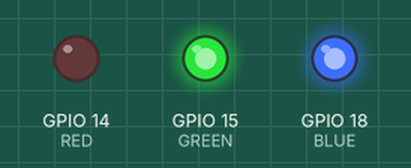
A program run on a simulated Raspberry Pi (BCM pin numbers). On the bench: output pins drawn as LEDs (lit = HIGH). At 15.0 s the program stops and its outputs stay as they are.

Above: at 0.1 s.
At 7.1 s:
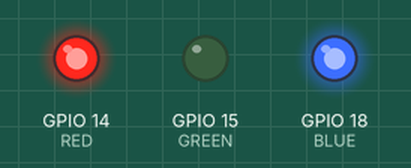
At 11.1 s:
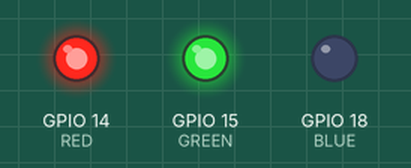
At 15.1 s:
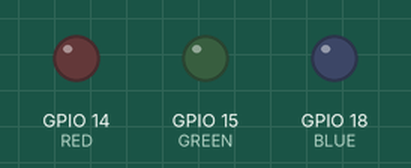
Timing chart, 0 to 16.5 s (numbered marks = the images above):
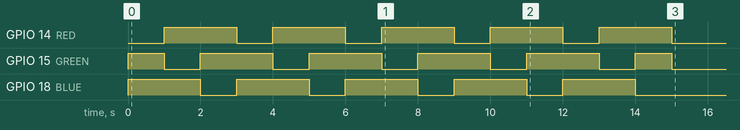

Measured:
- by itself, GPIO 14 (RED), GPIO 18 (BLUE): alternates HIGH for 2.0 s and LOW for 1.0 s
- by itself, GPIO 15 (GREEN): goes HIGH 1.0 s, 4 × (LOW 1.0 s, HIGH 2.0 s), LOW 1.0 s, HIGH 1.0 s, then LOW

The program:

led.py
```python
import RPi.GPIO as GPIO
import time

GPIO.setmode(GPIO.BCM)

RED = 14
GREEN = 15
BLUE = 18

GPIO.setup(RED,GPIO.OUT)
GPIO.setup(GREEN, GPIO.OUT)
GPIO.setup(BLUE, GPIO.OUT)

for i in range(5):
	GPIO.output(RED, GPIO.LOW)
	GPIO.output(GREEN, GPIO.HIGH)
	GPIO.output(BLUE, GPIO.HIGH)

	time.sleep(1)

	GPIO.output(RED, GPIO.HIGH)
	GPIO.output(GREEN, GPIO.LOW)
	GPIO.output(BLUE, GPIO.HIGH)

	time.sleep(1)

	GPIO.output(RED, GPIO.HIGH)
	GPIO.output(GREEN, GPIO.HIGH)
	GPIO.output(BLUE, GPIO.LOW)

	time.sleep(1)

GPIO.cleanup()
```
